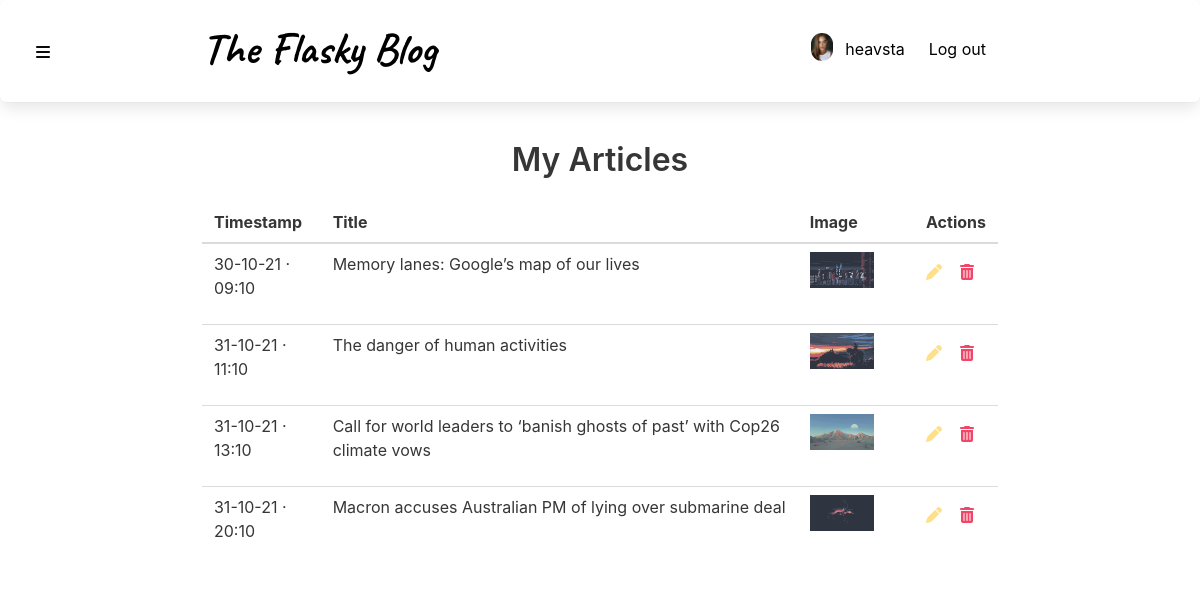
The page /post/list (signed in) on the database its author committed.
### app/models.py (models this page shows, shortened)
class User(db.Model, UserMixin):
    id = db.Column(db.Integer, primary_key=True)
    username = db.Column(db.String(20), unique=True, nullable=False)
    password = db.Column(db.String(60), nullable=False)
    email = db.Column(db.String(80), unique=True, nullable=False)
    image_file = db.Column(db.String(20), default='default.jpg', nullable=False)
    role = db.Column(db.String(5), default='user', nullable=False)
    articles = db.relationship('Article', backref='author', lazy=True)
    comments = db.relationship('Comment', backref='author', lazy=True)

class Article(db.Model):
    id = db.Column(db.Integer, primary_key=True)
    title = db.Column(db.String(80), nullable=False)
    category_id = db.Column(db.Integer, db.ForeignKey('category.id'))
    category = db.relationship('Category', backref='articles', lazy=True)
    content = db.Column(db.Text, nullable=False)
    author_id = db.Column(db.Integer, db.ForeignKey('user.id'), nullable=False)
    timestamp = db.Column(db.DateTime(timezone=True), default=datetime.utcnow, nullable=False)
    picture = db.Column(db.String(20), nullable=False)
    comments = db.relationship('Comment', backref='post', lazy=True)

### app/articles/routes.py (the view)
@articles.route('/post/list')
@login_required
def post_list():
    posts = current_user.articles
    return render_template('list_post.html', title=current_user.username + '\'s Articles' ,posts=posts)

### app/models.py (called while the page is built)
@login_manager.user_loader
def load_user(user_id):
    return User.query.get(int(user_id))

### app/templates/list_post.html (shortened to what this page needs)
{% extends 'layout.html' %}
{% block main %}
    <div class="columns">
        <div class="column is-10 is-offset-1">
            <h1 class="title has-text-centered">My Articles</h1>
            {% if posts %}
            <table class="table is-hoverable">
                <thead>
                    <tr>
                        <th>Timestamp</th>
                        <th>Title</th>
                        <th>Image</th>
                        <th>Actions</th>
                    </tr>
                </thead>
                <tbody>
                    {% for post in posts %}
                        <tr>
                            <td style="width:15%">{{ post.timestamp.strftime('%d-%m-%y · %H:%m') }}</td>
                            <td style="width:65%">{{ post.title }}</td>
                            <td style="width:15%">
                                <figure class="image is-64x64">
                                    <img src="{{ url_for('static', filename='article_img/' + post.picture) }}">
                                </figure>
                            </td>
                            <td style="width:15%">
                                <button class="button"><a href="{{ url_for('articles.post_update', id=post.id) }}" title="modify"><i class="fa-solid fa-pen has-text-warning"></i></a></button>
                                <button class="button del"><i class="fa-solid fa-trash-can has-text-danger"></i></button>
                            </td>
                        </tr>
                    {% endfor %}
                </tbody>
            </table>
            {% else %}
                <p class="is-size-4 has-text-centered">No Articles ever shared yet!</p>
                <p class="has-text-centered"><a href="{{ url_for('articles.post_new') }}">Create your first article</a></p>
            {% endif %}
        </div>
    </div>
{% endblock %}

### app/templates/layout.html (shortened to what this page needs)
<!DOCTYPE html>
<html>
  <head>
    <link rel="stylesheet" href="{{ url_for('static', filename='styles.css') }}">
    <link rel="stylesheet" href="https://cdn.jsdelivr.net/npm/bulma@0.9.3/css/bulma.min.css">
    <link rel="stylesheet" href="https://cdnjs.cloudflare.com/ajax/libs/font-awesome/6.0.0-beta2/css/all.min.css" />
  </head>
  <body>
  <header class="box">
    {% if current_user.is_authenticated %}
      <button class="button is-white" id="menu"><i class="fas fa-bars"></i></button>
    {% endif %}
    <div class="container">
      <div class="columns">
        <nav class="navbar column is-10 is-offset-1 is-flex" role="navigation" aria-label="main navigation">
          <div class="navbar-brand">
            <a class="logo" href="{{url_for('main.index')}}">
              The Flasky Blog
            </a>
          </div>
          <div id="navbarBasicExample" class="navbar-menu">
            <div class="navbar-end">
              {% if current_user.is_authenticated %}
                <div class="navbar-item">
                  <a class="columns" href="{{ url_for('users.account') }}">
                    <div class="column image p-0 mt-2">
                      <img class="is-rounded" src="{{ url_for('static', filename='profile_img/' + current_user.image_file )}}" alt="Avatar">
                    </div>
                    <div class="column">
                      {{ current_user.username }}
                    </div>
                  </a>
                </div>
                <div class="navbar-item">
                  <a href="{{ url_for('users.logout') }}">Log out</a>
                </div>
              {% endif %}
            </div>
          </div>
        </nav>
      </div>
    </div>
  </header>
  <main class="container pt-4">
    {% block main %}{% endblock %}
  </main>
  <footer class="is-flex is-align-items-flex-end is-justify-content-center">
  </footer>
  </body>
</html>

### app/static/styles.css (style rules this page uses)
header.box { position: relative; padding-top: 1em !important; margin-top: 0; margin-bottom: 3em; }
header #menu { position: absolute; top: 2em; }
header a { color: #000000; }
header .logo { font-family: 'Caveat', cursive; font-size: 2.75em; font-weight: bold; }
button { border: none !important; }
td button { padding: 0 !important; }
footer { height: 100px; padding-bottom: 20px; }

### rows shown on the page
User: image_file (picture), username "heavsta"
Article: timestamp "30-10-21 · 09:10", title "Memory lanes: Google’s map of our lives", picture (picture)
Article: timestamp "31-10-21 · 11:10", title "The danger of human activities", picture (picture)
Article: timestamp "31-10-21 · 13:10", title "Call for world leaders to ‘banish ghosts of past’ with Cop26 climate vows", picture (picture)
Article: timestamp "31-10-21 · 20:10", title "Macron accuses Australian PM of lying over submarine deal", picture (picture)
